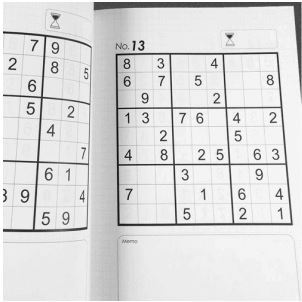
#> input picture imagem/sudoco.JPG, 302 x 302 px, found by its file name
$ python pesperctiva.py
#> lines starting #> are read from the running program, lines starting #| are printed output that depends on the picture
# fazendo ajuste de perspectiva com warperspective e getPerspectiveTransform

import numpy as np
import cv2

imagem = cv2.imread('./imagem/sudoco.jpg')
#> imagem is the input picture: shape (302, 302, 3); min 6, max 255, mean 219.3

pontosIniciais = np.float32(
    [
        [189,87],
        [459,84],
        [192,373],
        [484,372]
    ]
)

pontosFinais = np.float32(
    [
        [0,0],
        [500,0],
        [500,0],
        [500,500]
    ]
)

matriz = cv2.getPerspectiveTransform(
    pontosIniciais, pontosFinais
)

imagemModificada = cv2.warpPerspective(
    imagem, matriz, (500,500)
)
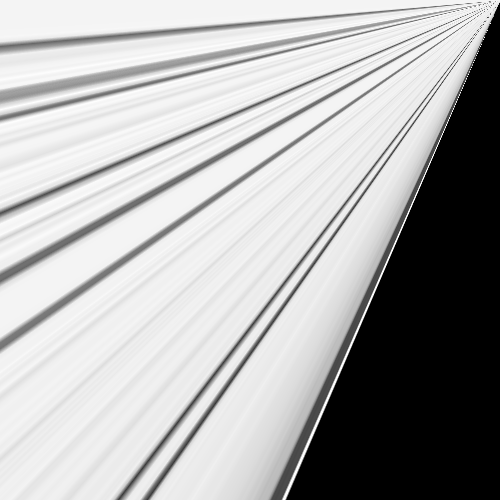
#> imagemModificada: shape (500, 500, 3); min 0, max 255, mean 174.5

cv2.imshow('Imagem original', imagem)
cv2.imshow('Imagem Modificada', imagemModificada)

cv2.imwrite('./imagem/perspercitiva.jpg', imagemModificada)

cv2.waitKey()
cv2.destroyAllWindows()

#OBS: para o codigo funcionar é preciso dos valores exatos do s pixels da imagem escolhida
